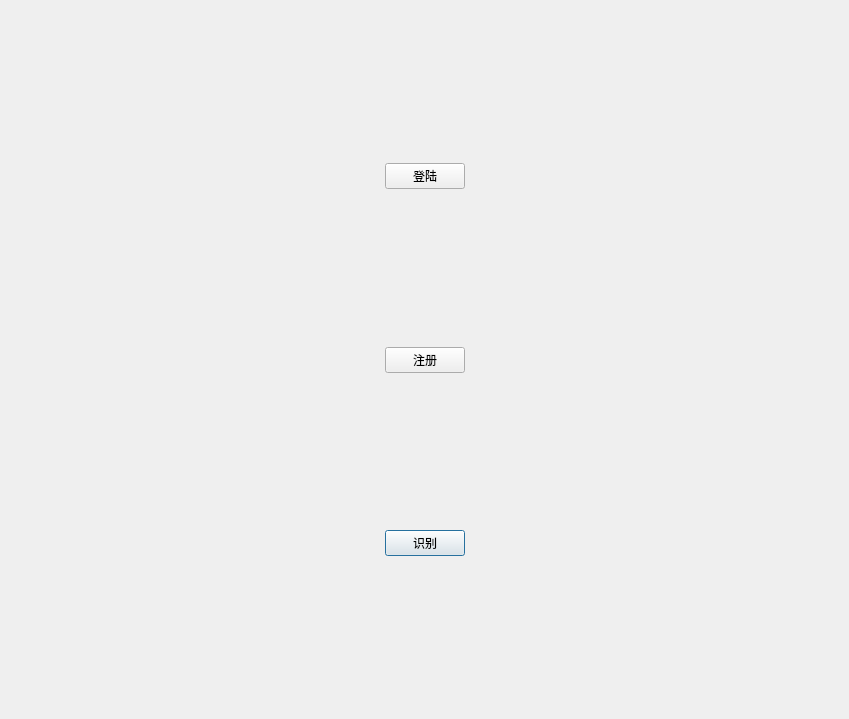
<?xml version="1.0" encoding="UTF-8"?>
<ui version="4.0">
 <class>Dialog</class>
 <widget class="QDialog" name="Dialog">
  <property name="geometry">
   <rect>
    <x>0</x>
    <y>0</y>
    <width>849</width>
    <height>719</height>
   </rect>
  </property>
  <property name="windowTitle">
   <string>Dialog</string>
  </property>
  <property name="styleSheet">
   <string notr="true">
</string>
  </property>
  <layout class="QGridLayout" name="gridLayout">
   <item row="1" column="0">
    <spacer name="horizontalSpacer">
     <property name="orientation">
      <enum>Qt::Horizontal</enum>
     </property>
     <property name="sizeHint" stdset="0">
      <size>
       <width>40</width>
       <height>20</height>
      </size>
     </property>
    </spacer>
   </item>
   <item row="5" column="1">
    <widget class="QPushButton" name="button_reconge">
     <property name="text">
      <string>识别</string>
     </property>
    </widget>
   </item>
   <item row="3" column="1">
    <widget class="QPushButton" name="button_logup">
     <property name="text">
      <string>注册</string>
     </property>
    </widget>
   </item>
   <item row="1" column="1">
    <widget class="QPushButton" name="button_login">
     <property name="text">
      <string>登陆</string>
     </property>
    </widget>
   </item>
   <item row="4" column="1">
    <spacer name="verticalSpacer_3">
     <property name="orientation">
      <enum>Qt::Vertical</enum>
     </property>
     <property name="sizeHint" stdset="0">
      <size>
       <width>20</width>
       <height>40</height>
      </size>
     </property>
    </spacer>
   </item>
   <item row="1" column="3">
    <spacer name="horizontalSpacer_2">
     <property name="orientation">
      <enum>Qt::Horizontal</enum>
     </property>
     <property name="sizeHint" stdset="0">
      <size>
       <width>40</width>
       <height>20</height>
      </size>
     </property>
    </spacer>
   </item>
   <item row="6" column="1">
    <spacer name="verticalSpacer_2">
     <property name="orientation">
      <enum>Qt::Vertical</enum>
     </property>
     <property name="sizeHint" stdset="0">
      <size>
       <width>20</width>
       <height>40</height>
      </size>
     </property>
    </spacer>
   </item>
   <item row="0" column="1">
    <spacer name="verticalSpacer">
     <property name="orientation">
      <enum>Qt::Vertical</enum>
     </property>
     <property name="sizeHint" stdset="0">
      <size>
       <width>20</width>
       <height>40</height>
      </size>
     </property>
    </spacer>
   </item>
   <item row="2" column="1">
    <spacer name="verticalSpacer_4">
     <property name="orientation">
      <enum>Qt::Vertical</enum>
     </property>
     <property name="sizeHint" stdset="0">
      <size>
       <width>20</width>
       <height>40</height>
      </size>
     </property>
    </spacer>
   </item>
  </layout>
 </widget>
 <resources>
  <include location="background.qrc"/>
 </resources>
 <connections/>
</ui>
